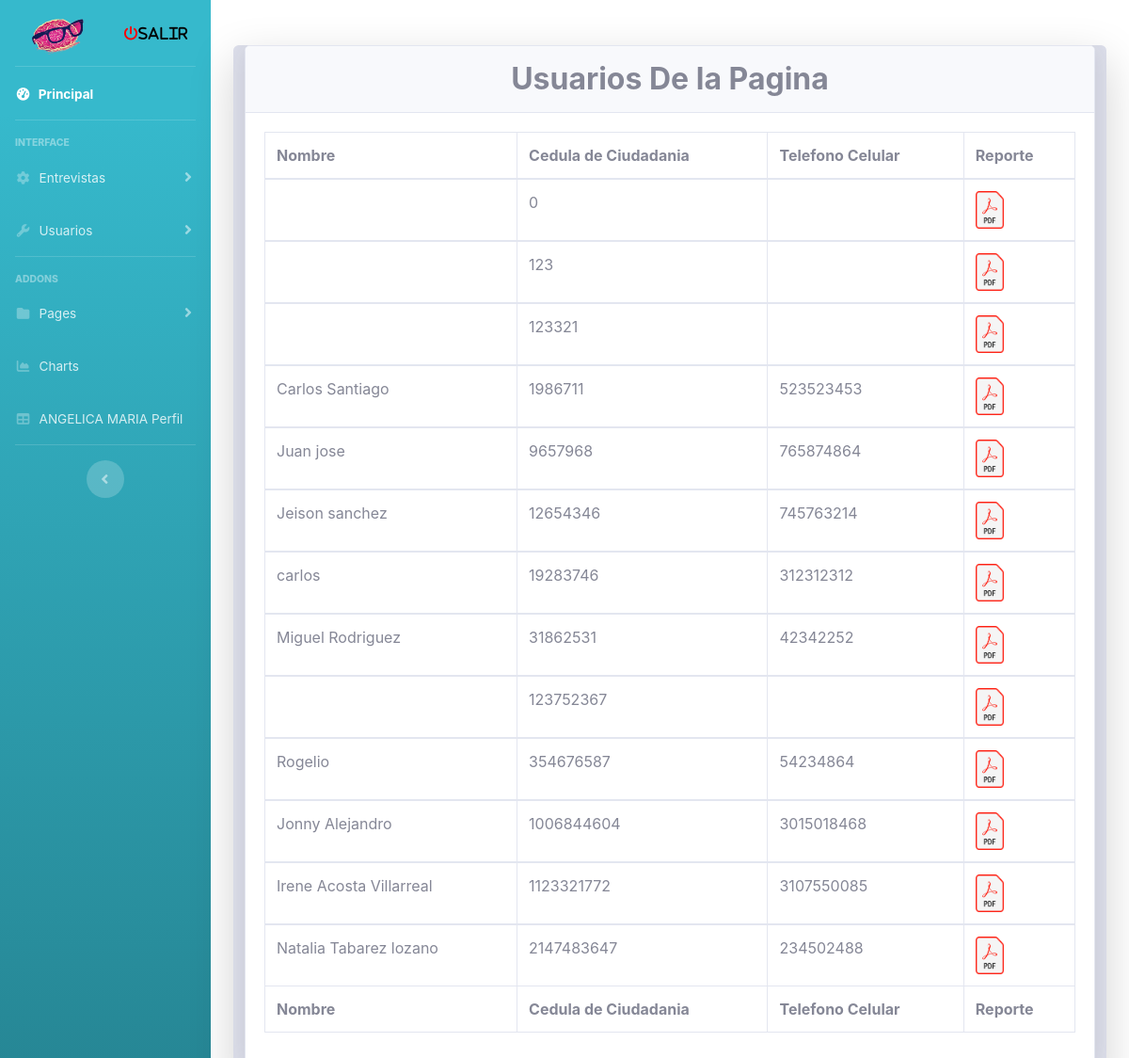
The app's page /View/consultarEntrevistaPsicologa.php (signed in) with its own data.
### tables this page shows
CREATE TABLE `entrevistapsicologica` (
  `nombre` varchar(40) NOT NULL,
  `cc` int(12) NOT NULL,
  `dependencia` varchar(20) NOT NULL,
  `cargo` varchar(40) NOT NULL,
  `cargoAspira` varchar(40) NOT NULL,
  `telefono` varchar(30) NOT NULL,
  `aspiracionSal` varchar(10) DEFAULT NULL,
  `fechaEntrevista` date DEFAULT current_timestamp(),
  `psicologa` varchar(30) NOT NULL,
  `responsabilidad` tinyint(1) NOT NULL,
  `productividad` tinyint(1) NOT NULL,
  `gestionCambio` tinyint(1) NOT NULL,
  `innovacion` tinyint(1) NOT NULL,
  `resiliencia` tinyint(1) NOT NULL,
  `confianza` tinyint(1) NOT NULL,
  `dswm1` varchar(5) NOT NULL DEFAULT 'NO',
  `dswm2` varchar(5) NOT NULL DEFAULT 'NO',
  `dswo3` varchar(5) NOT NULL DEFAULT 'NO',
  `dswc4` varchar(5) NOT NULL DEFAULT 'NO',
  `dswp5` varchar(5) NOT NULL DEFAULT 'NO',
  `dswa6` varchar(5) NOT NULL DEFAULT 'NO',
  `dswd7` varchar(5) NOT NULL DEFAULT 'NO',
  `other1` text DEFAULT NULL,
  `dssk1` varchar(5) NOT NULL DEFAULT 'NO',
  `dssp2` varchar(5) NOT NULL DEFAULT 'NO',
  `dssv3` varchar(5) NOT NULL DEFAULT 'NO',
  `dssd4` varchar(5) NOT NULL DEFAULT 'NO',
  `dssd5` varchar(5) NOT NULL DEFAULT 'NO',
  `dssc6` varchar(5) NOT NULL DEFAULT 'NO',
  `other2` text DEFAULT NULL,
  `dsdp1` varchar(5) NOT NULL DEFAULT 'NO',
  `dsdc2` varchar(5) NOT NULL DEFAULT 'NO',
  `dsdi3` varchar(5) NOT NULL DEFAULT 'NO',
  `dsdc4` varchar(5) NOT NULL DEFAULT 'NO',
  `dsdu5` varchar(5) NOT NULL DEFAULT 'NO',
  `dsdm6` varchar(5) NOT NULL DEFAULT 'NO',
  `dsdd7` varchar(5) NOT NULL DEFAULT 'NO',
  `dsdi8` varchar(5) NOT NULL DEFAULT 'NO',
  `dsdi9` varchar(5) NOT NULL DEFAULT 'NO',
  `dsdr10` varchar(5) NOT NULL DEFAULT 'NO',
  `other3` text DEFAULT NULL,
  `comportamientoEtico` varchar(30) NOT NULL,
  `fuenteR` varchar(20) NOT NULL,
  `resultadoI` varchar(3) DEFAULT NULL,
  `inteligenciaE` varchar(30) NOT NULL,
  `candidatoU` varchar(2) NOT NULL,
  `explicacion` text DEFAULT NULL,
  `resolucionProblemas` varchar(30) NOT NULL,
  `observaciones` text DEFAULT NULL,
  `adecuado` varchar(5) NOT NULL DEFAULT 'NO',
  `adecuadoP` varchar(5) NOT NULL DEFAULT 'NO',
  `parcialmente` varchar(5) NOT NULL DEFAULT 'NO',
  `primera` varchar(5) NOT NULL DEFAULT 'NO',
  `segunda` varchar(5) NOT NULL DEFAULT 'NO',
  `noA` varchar(5) NOT NULL DEFAULT 'NO',
  `concepto` text DEFAULT NULL,
  `co` int(11) DEFAULT NULL,
  `terminado` varchar(5) NOT NULL DEFAULT 'False'
);

### View/consultarEntrevistaPsicologa.php (the view, shortened to what this page needs)
<!DOCTYPE html>
<html xmlns="http://www.w3.org/1999/xhtml">
<?php include FOLDER_TEMPLATE."head.php"; ?>
<?php include FOLDER_TEMPLATE."sidebar.php"; ?>
<body id="page-top">
<div class="container">
          <div class="card o-hidden border-0 shadow-lg my-5">
              <div class="card-body p-0 bg-gray-300">
                  <div class="row">
                      <div class="col-md-12">
                          <div class="col-md-12 mx-auto">
                              <div class="form-group">
        <div class="card shadow mb-4">
          <div class="card-header py-3">
           <center> <h2 class="m-0 font-weight-bold text">Usuarios De la Pagina</h2> </center>
          </div>
          <div class="card-body">
            <div class="table-responsive">
              <table class="table table-bordered" width="100%" cellspacing="10">
                <thead>
                  <tr>
                    <th>Nombre </th>
                    <th>Cedula de Ciudadania</th>
                    <th>Telefono Celular</th>
                    <th>Reporte</th>
                  </tr>
                </thead>
                <tfoot>
                  <tr>
                    <th>Nombre </th>
                    <th>Cedula de Ciudadania</th>
                    <th>Telefono Celular</th>
                    <th>Reporte</th>
                  </tr>
                </tfoot>
                <?php
                    require_once "../Model/conexioon.php";
                    $sql = "SELECT * FROM `entrevistapsicologica`";
                    $rta=$objCnx->query($sql);
                    while ($datos=$rta->fetch_array()){
                     ?>
                <tbody>
                  <tr>
                  <td><?php echo $datos['nombre']?></td>
                  <td><?php echo $datos['cc']?></td>
                  <td><?php echo $datos['telefono']?></td>
                  <td><a href="../Reportes/pdf-Entrevista_Psicologa.php?cc=<?php echo $datos['cc']?>" target="_blank"><img src="../img/pdf.png" alt="Sacar Reporte" width="30" height="40"></a></td>
                  </tr>
                  <?php
                    }
                   ?>
                </tbody>
              </table>
            </div>
          </div>
        </div>
      </div>
    </div>
  </div>
</div>
</body>
</html>

### records on screen
entrevistapsicologica: cc "0"
entrevistapsicologica: cc "123"
entrevistapsicologica: cc "123321"
entrevistapsicologica: nombre "Carlos Santiago", cc "1986711", telefono "523523453"
entrevistapsicologica: nombre "Juan jose", cc "9657968", telefono "765874864"
entrevistapsicologica: nombre "Jeison sanchez", cc "12654346", telefono "745763214"
entrevistapsicologica: nombre "carlos", cc "19283746", telefono "312312312"
entrevistapsicologica: nombre "Miguel Rodriguez", cc "31862531", telefono "42342252"
entrevistapsicologica: cc "123752367"
entrevistapsicologica: nombre "Rogelio", cc "354676587", telefono "54234864"
entrevistapsicologica: nombre "Jonny Alejandro", cc "1006844604", telefono "3015018468"
entrevistapsicologica: nombre "Irene Acosta Villarreal", cc "1123321772", telefono "3107550085"
entrevistapsicologica: nombre "Natalia Tabarez lozano", cc "2147483647", telefono "234502488"

### other values on screen
$_SESSION['nombre'] "ANGELICA MARIA"
